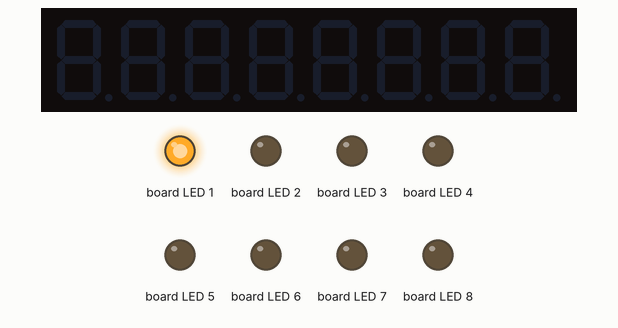
This program was run on a simulated Raspberry Pi (BCM pin numbers). On the bench: 8-digit seven-segment display, output pins drawn as LEDs (lit = HIGH). Library files of the repository ran but are not shown: TM1638.py; pins used as bus, display or sensor lines are not drawn. At 12.6 s the program stops and its outputs stay as they are.

Above: at 0.6 s.
At 12.7 s:
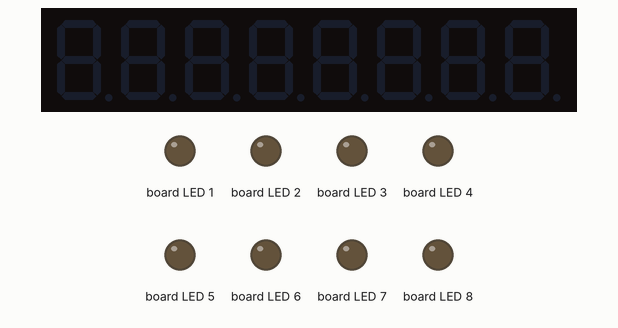
Timing chart, 0 to 14.1 s (numbered marks = the images above):
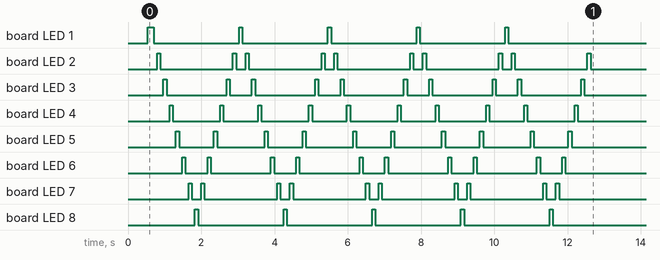

The program:

tm_led_cylon.py
```python
#!/usr/bin/env python3
# A program using the LED&KEY board that has 8 LEDs, 8 7-Seg display and 8 buttons
# Create the sequenece of LEDs going back and forth like Knight Rider to Battlestar Galactica Cylons
# The library used py-tm1638 (https://github.com/johnblackmore/py-tm1638)

# TM1638 playground

import TM1638
import time

# These are the pins the display is connected to. Adjust accordingly.
# In addition to these you need to connect to 5V and ground.

DIO = 17
CLK = 21
STB = 22

pause = 0.01

display = TM1638.TM1638(DIO, CLK, STB)

display.enable(1)
display.set_led(0, True)

for x in range(5):
    for i in range(7):
        display.set_led(i,True)
        time.sleep(pause)
        display.set_led(i,False)
        time.sleep(pause)

    for i in range (7,0,-1):
        display.set_led(i,True)
        time.sleep(pause)
        display.set_led(i,False)
        time.sleep(pause)
```
